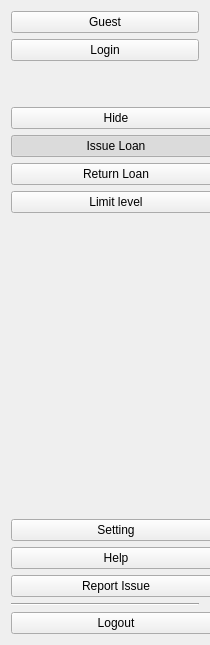
     <widget class="QWidget" name="side_menu_2" native="true">
      <property name="minimumSize">
       <size>
        <width>200</width>
        <height>0</height>
       </size>
      </property>
      <property name="maximumSize">
       <size>
        <width>210</width>
        <height>16777215</height>
       </size>
      </property>
      <property name="styleSheet">
       <string notr="true"/>
      </property>
      <layout class="QVBoxLayout" name="verticalLayout">
       <item>
        <widget class="QPushButton" name="btn_user_2">
         <property name="enabled">
          <bool>true</bool>
         </property>
         <property name="cursor">
          <cursorShape>PointingHandCursor</cursorShape>
         </property>
         <property name="layoutDirection">
          <enum>Qt::LeftToRight</enum>
         </property>
         <property name="styleSheet">
          <string notr="true"/>
         </property>
         <property name="text">
          <string>Guest</string>
         </property>
         <property name="icon">
          <iconset resource="../icon/resources.qrc">
           <normaloff>:/icons8-user-60.png</normaloff>:/icons8-user-60.png</iconset>
         </property>
         <property name="iconSize">
          <size>
           <width>50</width>
           <height>50</height>
          </size>
         </property>
         <property name="checkable">
          <bool>false</bool>
         </property>
        </widget>
       </item>
       <item>
        <widget class="QPushButton" name="pushButton_2">
         <property name="text">
          <string>Login</string>
         </property>
         <property name="icon">
          <iconset resource="../icon/resources.qrc">
           <normaloff>:/icons8-key-48.png</normaloff>:/icons8-key-48.png</iconset>
         </property>
         <property name="iconSize">
          <size>
           <width>30</width>
           <height>30</height>
          </size>
         </property>
        </widget>
       </item>
       <item>
        <spacer name="verticalSpacer_4">
         <property name="orientation">
          <enum>Qt::Vertical</enum>
         </property>
         <property name="sizeType">
          <enum>QSizePolicy::Maximum</enum>
         </property>
         <property name="sizeHint" stdset="0">
          <size>
           <width>20</width>
           <height>40</height>
          </size>
         </property>
        </spacer>
       </item>
       <item>
        <widget class="QPushButton" name="btn_menu_2">
         <property name="enabled">
          <bool>true</bool>
         </property>
         <property name="minimumSize">
          <size>
           <width>210</width>
           <height>0</height>
          </size>
         </property>
         <property name="cursor">
          <cursorShape>PointingHandCursor</cursorShape>
         </property>
         <property name="layoutDirection">
          <enum>Qt::LeftToRight</enum>
         </property>
         <property name="text">
          <string>Hide</string>
         </property>
         <property name="icon">
          <iconset resource="../icon/resources.qrc">
           <normaloff>:/icons8-menu-vertical-60.png</normaloff>:/icons8-menu-vertical-60.png</iconset>
         </property>
         <property name="iconSize">
          <size>
           <width>30</width>
           <height>40</height>
          </size>
         </property>
         <property name="checkable">
          <bool>true</bool>
         </property>
        </widget>
       </item>
       <item>
        <widget class="QPushButton" name="btn_home_2">
         <property name="minimumSize">
          <size>
           <width>210</width>
           <height>0</height>
          </size>
         </property>
         <property name="cursor">
          <cursorShape>PointingHandCursor</cursorShape>
         </property>
         <property name="text">
          <string>Issue Loan</string>
         </property>
         <property name="icon">
          <iconset resource="../icon/resources.qrc">
           <normaloff>:/icons8-home-60.png</normaloff>:/icons8-home-60.png</iconset>
         </property>
         <property name="iconSize">
          <size>
           <width>40</width>
           <height>40</height>
          </size>
         </property>
         <property name="checkable">
          <bool>true</bool>
         </property>
         <property name="checked">
          <bool>true</bool>
         </property>
         <property name="autoExclusive">
          <bool>true</bool>
         </property>
        </widget>
       </item>
       <item>
        <widget class="QPushButton" name="btn_check_in_2">
         <property name="minimumSize">
          <size>
           <width>210</width>
           <height>0</height>
          </size>
         </property>
         <property name="cursor">
          <cursorShape>PointingHandCursor</cursorShape>
         </property>
         <property name="text">
          <string>Return Loan</string>
         </property>
         <property name="icon">
          <iconset resource="../icon/resources.qrc">
           <normaloff>:/icons8-checkout-60.png</normaloff>:/icons8-checkout-60.png</iconset>
         </property>
         <property name="iconSize">
          <size>
           <width>40</width>
           <height>40</height>
          </size>
         </property>
         <property name="checkable">
          <bool>true</bool>
         </property>
         <property name="autoExclusive">
          <bool>true</bool>
         </property>
        </widget>
       </item>
       <item>
        <widget class="QPushButton" name="btn_dashboard_2">
         <property name="minimumSize">
          <size>
           <width>210</width>
           <height>0</height>
          </size>
         </property>
         <property name="cursor">
          <cursorShape>PointingHandCursor</cursorShape>
         </property>
         <property name="text">
          <string>Limit level</string>
         </property>
         <property name="icon">
          <iconset resource="../icon/resources.qrc">
           <normaloff>:/icons8-dashboard-60.png</normaloff>:/icons8-dashboard-60.png</iconset>
         </property>
         <property name="iconSize">
          <size>
           <width>40</width>
           <height>40</height>
          </size>
         </property>
         <property name="checkable">
          <bool>true</bool>
         </property>
         <property name="autoExclusive">
          <bool>true</bool>
         </property>
        </widget>
       </item>
       <item>
        <spacer name="verticalSpacer_3">
         <property name="orientation">
          <enum>Qt::Vertical</enum>
         </property>
         <property name="sizeHint" stdset="0">
          <size>
           <width>20</width>
           <height>300</height>
          </size>
         </property>
        </spacer>
       </item>
       <item>
        <widget class="QPushButton" name="btn_setting_2">
         <property name="minimumSize">
          <size>
           <width>210</width>
           <height>0</height>
          </size>
         </property>
         <property name="cursor">
          <cursorShape>PointingHandCursor</cursorShape>
         </property>
         <property name="text">
          <string>Setting</string>
         </property>
         <property name="icon">
          <iconset resource="../icon/resources.qrc">
           <normaloff>:/icons8-setting-60.png</normaloff>:/icons8-setting-60.png</iconset>
         </property>
         <property name="iconSize">
          <size>
           <width>40</width>
           <height>40</height>
          </size>
         </property>
         <property name="checkable">
          <bool>true</bool>
         </property>
         <property name="autoExclusive">
          <bool>true</bool>
         </property>
        </widget>
       </item>
       <item>
        <widget class="QPushButton" name="btn_help_2">
         <property name="minimumSize">
          <size>
           <width>210</width>
           <height>0</height>
          </size>
         </property>
         <property name="cursor">
          <cursorShape>PointingHandCursor</cursorShape>
         </property>
         <property name="text">
          <string>Help</string>
         </property>
         <property name="icon">
          <iconset resource="../icon/resources.qrc">
           <normaloff>:/icons8-help-60.png</normaloff>:/icons8-help-60.png</iconset>
         </property>
         <property name="iconSize">
          <size>
           <width>40</width>
           <height>40</height>
          </size>
         </property>
         <property name="checkable">
          <bool>true</bool>
         </property>
         <property name="autoExclusive">
          <bool>true</bool>
         </property>
        </widget>
       </item>
       <item>
        <widget class="QPushButton" name="btn_report_2">
         <property name="minimumSize">
          <size>
           <width>210</width>
           <height>0</height>
          </size>
         </property>
         <property name="cursor">
          <cursorShape>PointingHandCursor</cursorShape>
         </property>
         <property name="text">
          <string>Report Issue</string>
         </property>
         <property name="icon">
          <iconset resource="../icon/resources.qrc">
           <normaloff>:/icons8-issue-60.png</normaloff>:/icons8-issue-60.png</iconset>
         </property>
         <property name="iconSize">
          <size>
           <width>40</width>
           <height>40</height>
          </size>
         </property>
         <property name="checkable">
          <bool>true</bool>
         </property>
         <property name="autoExclusive">
          <bool>true</bool>
         </property>
        </widget>
       </item>
       <item>
        <widget class="Line" name="line">
         <property name="orientation">
          <enum>Qt::Horizontal</enum>
         </property>
        </widget>
       </item>
       <item>
        <widget class="QPushButton" name="btn_logout_2">
         <property name="minimumSize">
          <size>
           <width>210</width>
           <height>0</height>
          </size>
         </property>
         <property name="styleSheet">
          <string notr="true"/>
         </property>
         <property name="text">
          <string>Logout</string>
         </property>
         <property name="icon">
          <iconset resource="../icon/resources.qrc">
           <normaloff>:/icons8-log-out-60.png</normaloff>:/icons8-log-out-60.png</iconset>
         </property>
         <property name="iconSize">
          <size>
           <width>40</width>
           <height>40</height>
          </size>
         </property>
         <property name="checkable">
          <bool>false</bool>
         </property>
        </widget>
       </item>
      </layout>
     </widget>
